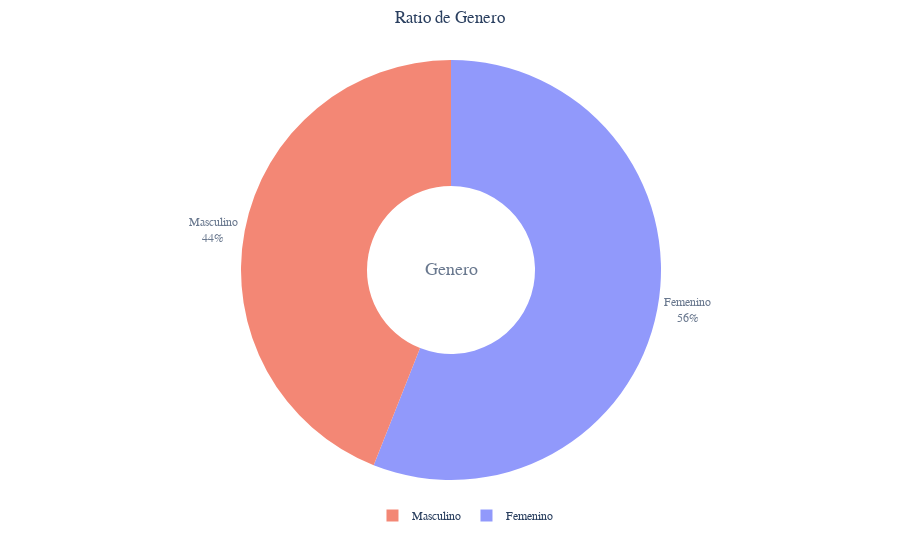

Here is the notebook cell this chart was saved with:
### Markdown cell above
---
#### A - Univariado: Procedemos a realizar un analisis del set de datos para entender la informacion con la que contamos variable por variable

### Code cell
d= pd.DataFrame(df['Gender'].value_counts())
fig = px.pie(d ,values='Gender',names=['Femenino','Masculino'],hole=0.4,opacity=0.7)

fig.add_annotation(text='Genero',
                   x=0.5,y=0.5,showarrow=False,font_size=18,opacity=0.7,font_family='monospace')

fig.update_layout(
    font_family='monospace',
    title=dict(text='Ratio de Genero',x=0.5,y=0.98),
    legend=dict(x=0.37,y=-0.05,orientation='h',traceorder='reversed'),
    hoverlabel=dict(bgcolor='white'))

fig.update_traces(textposition='outside', textinfo='percent+label')

fig.show()

### Figure 1 — Plotly figure (JSON) as saved in the notebook; plotly's stock layout.template omitted (floating-point values rounded to 4 significant figures)
{"data": [{"domain": {"x": [0, 1], "y": [0, 1]}, "hole": 0.4, "hovertemplate": "label=%{label}<br>Gender=%{value}<extra></extra>", "labels": ["Femenino", "Masculino"], "legendgroup": "", "name": "", "opacity": 0.7, "showlegend": true, "textinfo": "percent+label", "textposition": "outside", "type": "pie", "values": [112, 88]}], "layout": {"annotations": [{"font": {"family": "monospace", "size": 18}, "opacity": 0.7, "showarrow": false, "text": "Genero", "x": 0.5, "y": 0.5}], "autosize": true, "font": {"family": "monospace"}, "hoverlabel": {"bgcolor": "white"}, "legend": {"orientation": "h", "tracegroupgap": 0, "traceorder": "reversed", "x": 0.37, "y": -0.05}, "margin": {"t": 60}, "title": {"text": "Ratio de Genero", "x": 0.5, "y": 0.98}}}
